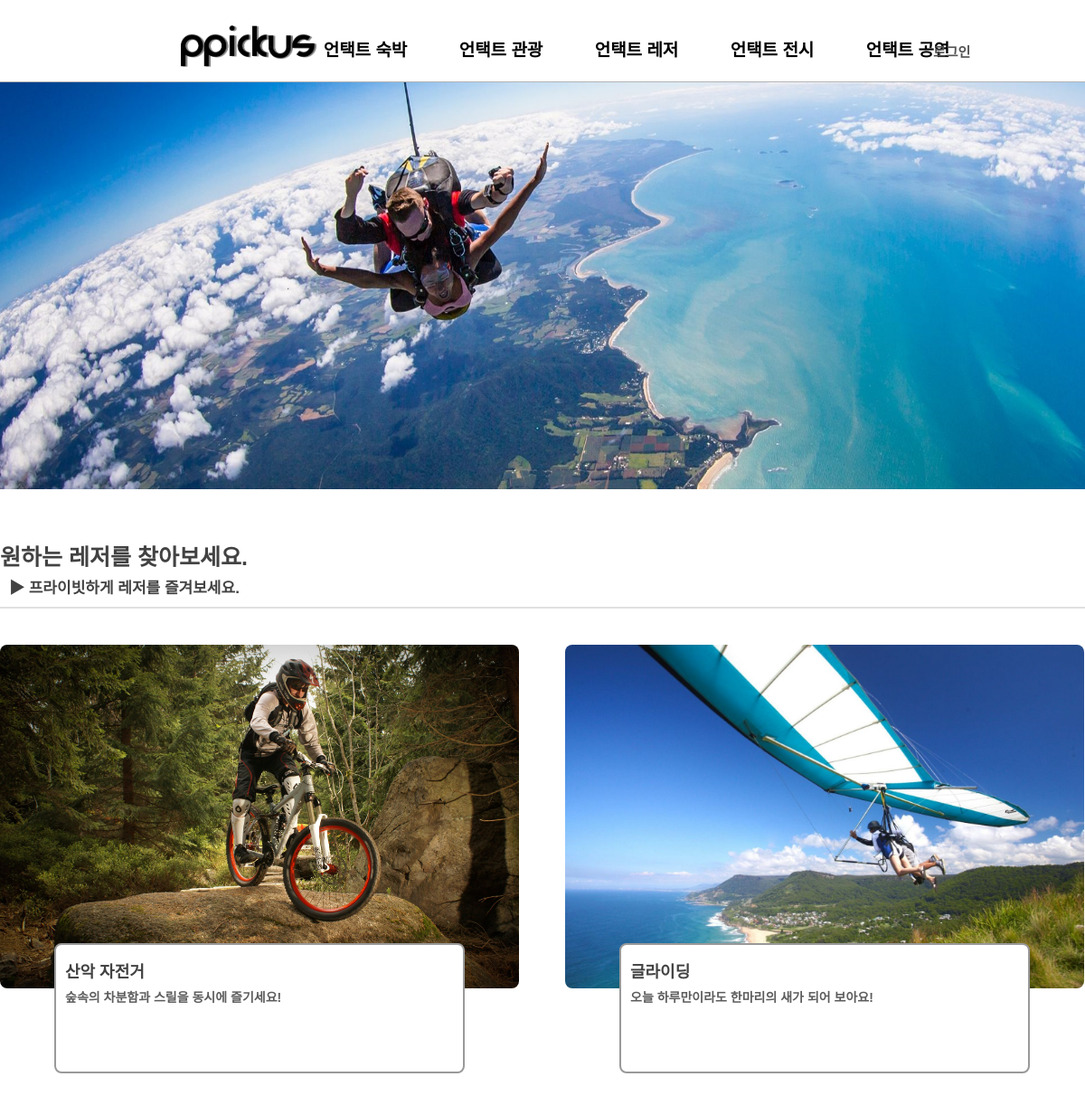
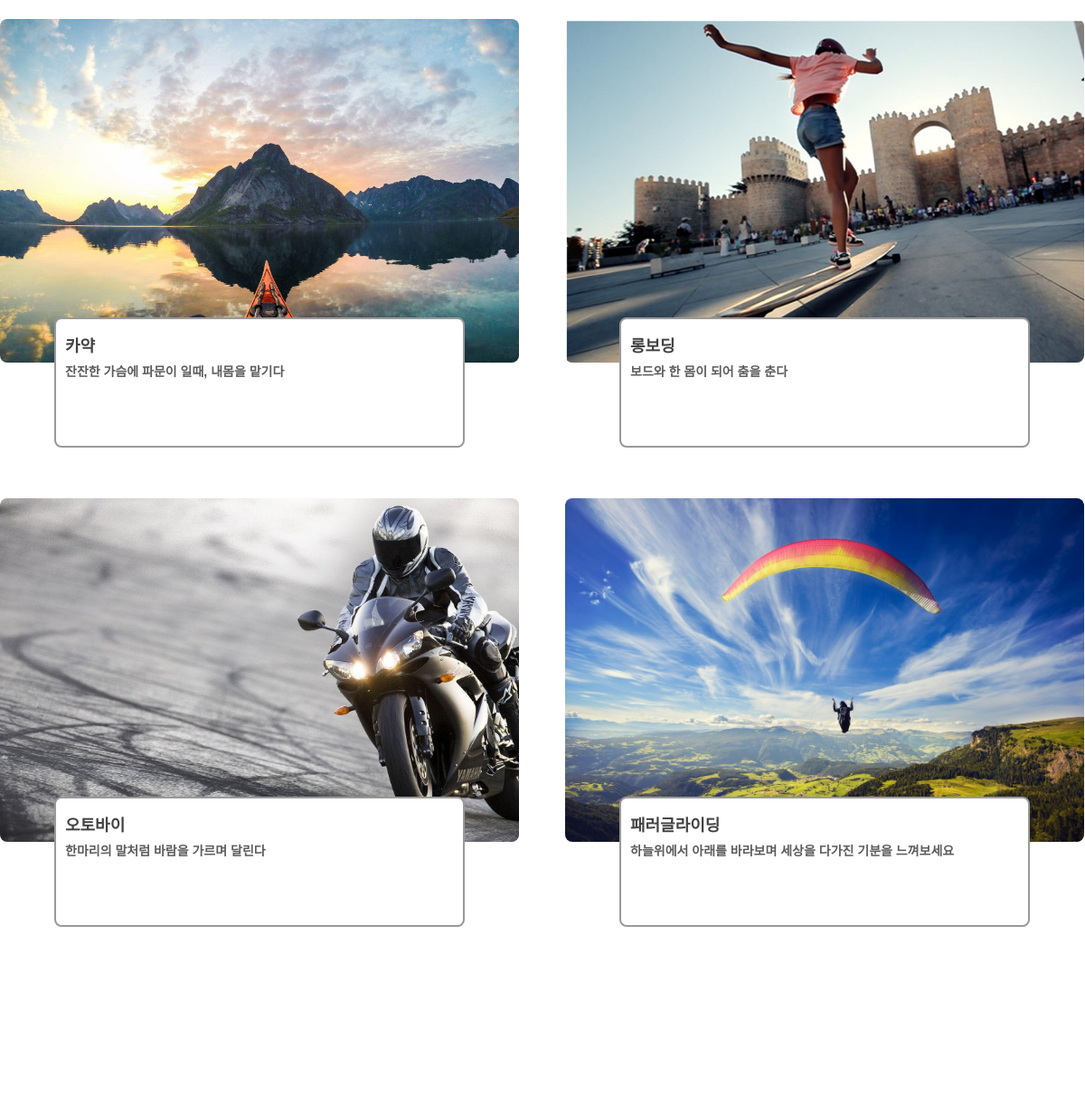
The page /leisure/ on the database its author committed (2 pictures, top to bottom).
### tourApp/models.py (models this page shows)
class Videos(models.Model) :
    video_name = models.CharField(max_length=80)
    video_num = models.IntegerField()
    video_path = models.CharField(max_length=100)
    thumb_path = models.CharField(max_length=100)
    video_explain = models.CharField(max_length=100)
    pacticipate_category = models.ForeignKey(
        Categories, on_delete=models.CASCADE, related_name='category')

### tourApp/views.py (the view)
# urls.py: path('leisure/', views.leisure, name='leisure'),
def leisure(request):
    hotel_obj = Categories.objects.get(pk=3)
    video_obj = Videos.objects.filter(pacticipate_category=hotel_obj).values()
    context = {}
    for i in range(1, 8):
        context[f'{i}_video_path'] = video_obj[i-1]['video_path'] + '.mp4'
        context[f'{i}_thumb_path'] = video_obj[i-1]['thumb_path'] + '.jpg'
        context[f'{i}_video_name'] = video_obj[i-1]['video_name']
        context[f'{i}_video_explain'] = video_obj[i-1]['video_explain']
    return render(request, 'leisure.html', context)

### template/leisure.html (shortened to what this page needs)
<!DOCTYPE html>
<html lang="en">
{% load static %}
<head>
    <link rel="stylesheet" href="{%static 'css/content_css.css'%}">
</head>
<body>
    <div class="wrap">
        <header>
            <div class="login_text">
                <a class="login_a" href="{%url 'login'%}">로그인</a>
            </div>
            <div class="top">
                <a href="{%url 'index'%}">
                    <img class="logo" id="logo" src={%static 'logo_change.png'%} ondragstart="return false">
                </a>
                <div class="top_menu">
                    <ul>
                        <li><a href='{%url 'hotel'%}' class="menu_link menu_link1">언택트 숙박</a></li>
                        <li><a href='{%url 'tour'%}' class="menu_link menu_link2">언택트 관광</a></li>
                        <li><a href='{%url 'leisure'%}' class="menu_link menu_link3">언택트 레저</a></li>
                        <li><a href='{%url 'display'%}' class="menu_link menu_link4">언택트 전시</a></li>
                        <li><a href='{%url 'show'%}' class="menu_link menu_link5">언택트 공연</a></li>
                    </ul>
                </div>
            </div>
        </header>
    </div>
    <div class="content">
        <div class="banner">
            <img class='banner_img' src={%static 'leisure.png'%} ondragstart="return false">
        </div>
        <div class="main">
            <div class="main_intro">
                <p>원하는 레저를 찾아보세요.</p>
                <p class="main_intro_sub">▶ 프라이빗하게 레저를 즐겨보세요.</p>
            </div>
            <ul>
                <li class="list">
                    <div class="list_box box1" style="background-image: url('{{1_thumb_path}}');">
                        <div class="intro">
                            <p class="intro_text">{{1_video_name}}</p>
                            <p class="intro_text2">{{1_video_explain}}</p>
                        </div>
                    </div>
                    <div class="list_box box2" style="background-image: url('{{2_thumb_path}}');">
                        <div class="intro">
                            <p class="intro_text">{{2_video_name}}</p>
                            <p class="intro_text2">{{2_video_explain}}</p>
                        </div>
                    </div>
                </li>
                <li class="list">
                    <div class="list_box box3" style="background-image: url('{{3_thumb_path}}');">
                        <div class="intro">
                            <p class="intro_text">{{3_video_name}}</p>
                            <p class="intro_text2">{{3_video_explain}}</p>
                        </div>
                    </div>
                    <div class="list_box box4" style="background-image: url('{{4_thumb_path}}');">
                        <div class="intro">
                            <p class="intro_text">{{4_video_name}}</p>
                            <p class="intro_text2">{{4_video_explain}}</p>
                        </div>
                    </div>
                </li>
                 <li class="list">
                    <div class="list_box box5" style="background-image: url('{{5_thumb_path}}');">
                        <div class="intro">
                            <p class="intro_text">{{5_video_name}}</p>
                            <p class="intro_text2">{{5_video_explain}}</p>
                        </div>
                    </div>
                    <div class="list_box box6" style="background-image: url('{{6_thumb_path}}');">
                        <div class="intro">
                            <p class="intro_text">{{6_video_name}}</p>
                            <p class="intro_text2">{{6_video_explain}}</p>
                        </div>
                    </div>
                </li>
            </ul>
        </div>
    </div>
    <footer>
        <div class="foot_div">
            <img class="logo_ai_school" src={%static 'logo_ai_school.png'%} ondragstart="return false">
            <img class="logo2" src={%static 'logo2.png'%} ondragstart="return false">
            <img class="logo_likelion" src={%static 'logo_likelion.png'%} ondragstart="return false">
        </div>
    </footer>
</body>
</html>

### tourApp/static/css/content_css.css (style rules this page uses)
* { text-decoration: none; list-style: none; font-family: 'Nanum Gothic', sans-serif; }
html, body { width: 100%; height: 100%; padding: 0; margin: 0; }
header { position: absolute; z-index: 100; width: 100%; height: 90px; border-bottom: 1.7px solid rgba(138, 138, 138, 0.637); }
.login_text { position: absolute; top: 41px; right: 120px; width: 43px; height: 18px; padding: 5px; z-index: 300; }
.login_text a { color: rgb(83, 83, 83); font-size: 15px; font-weight: 600; }
.content .intro { margin: 330px 0 0 50px; width:480px; height:110px; background-color: white; border: 2px solid rgb(153, 153, 153); border-radius: 8px; }
.content .intro_text { padding: 12px 0 0 10px; font-family: 'NanumSquare', sans-serif; font-size: 20px; font-weight: 800; }
.content .intro_text2 { padding: 10px 0 0 10px; font-size: 15px; color: rgb(92, 92, 92); }
.top { width: 100%; }
.logo { float:left; margin: 28px 0 0 200px; width: 150px; }
.top_menu { position: absolute; left: 50%; top: 0; width: 950px; height: 85px; margin-left:-341px; }
header ul { display: inline-block; }
header li { float: left; display: block; line-height: 40px; width: 150px; margin-top: 20px; font-weight: 400; font-size: 18px; text-align: center; }
header li:first-child { margin-left: 30px; }
header .menu_link { color: rgb(0, 0, 0); font-weight: 600; font-size: 19px; }
.content { position: absolute; top: 91px; width: 100%; }
.content .banner { margin: 0 auto; width: 100%; height: 450px; }
.banner_img { width: 100%; height: 450px; }
.content .main_intro { padding-top: 30px; width: 100%; height: 80px; border-bottom: 2px solid rgb(224, 224, 224); }
.content .main { margin: 0 auto; padding-top: 20px; width: 1200px; }
.content p { font-family: 'NanumSquare', sans-serif; font-size: 25px; line-height: 0px; font-weight: 800; color: rgb(66, 66, 66); }
.content .main_intro_sub { margin: 20px 0 0 10px; padding: 0; font-size: 17px; line-height: 20px; font-weight: 600; }
.content ul { margin: 0; padding: 0; }
.content .list { padding-top: 40px; width: 100%; height: 490px; }
.content .list_box { float: left; margin: 0 auto; width: 574px; height: 380px; border-radius: 8px; background-size: cover; }
.content .list_box:last-child { margin-left: 51px; }
.content .intro { margin: 330px 0 0 60px; width:450px; height:140px; background-color: white; }
.content .intro_text { padding: 12px 0 0 10px; font-family: 'NanumSquare', sans-serif; font-size: 18px; font-weight: 600; }
.content .intro_text2 { padding-left: 10px; font-family: 'NanumSquare', sans-serif; font-size: 14px; }
footer { position: absolute; top: 2314px; width: 100%; height: 130px; background: rgb(148, 148, 148); }
.foot_div { margin: 0 auto; width: 1100px; margin-top: 38px; }
footer .logo_ai_school { width: 200px; }
footer .logo2 { width: 200px; margin-left: 250px; }
footer .logo_likelion { float: right; width: 200px; margin-top: 16px; }

### rows shown on the page
Videos: video_name "산악 자전거", video_explain "숲속의 차분함과 스릴을 동시에 즐기세요!"
Videos: video_name "글라이딩", video_explain "오늘 하루만이라도 한마리의 새가 되어 보아요!"
Videos: video_name "카약", video_explain "잔잔한 가슴에 파문이 일때, 내몸을 맡기다"
Videos: video_name "롱보딩", video_explain "보드와 한 몸이 되어 춤을 춘다"
Videos: video_name "오토바이", video_explain "한마리의 말처럼 바람을 가르며 달린다"
Videos: video_name "패러글라이딩", video_explain "하늘위에서 아래를 바라보며 세상을 다가진 기분을 느껴보세요"
